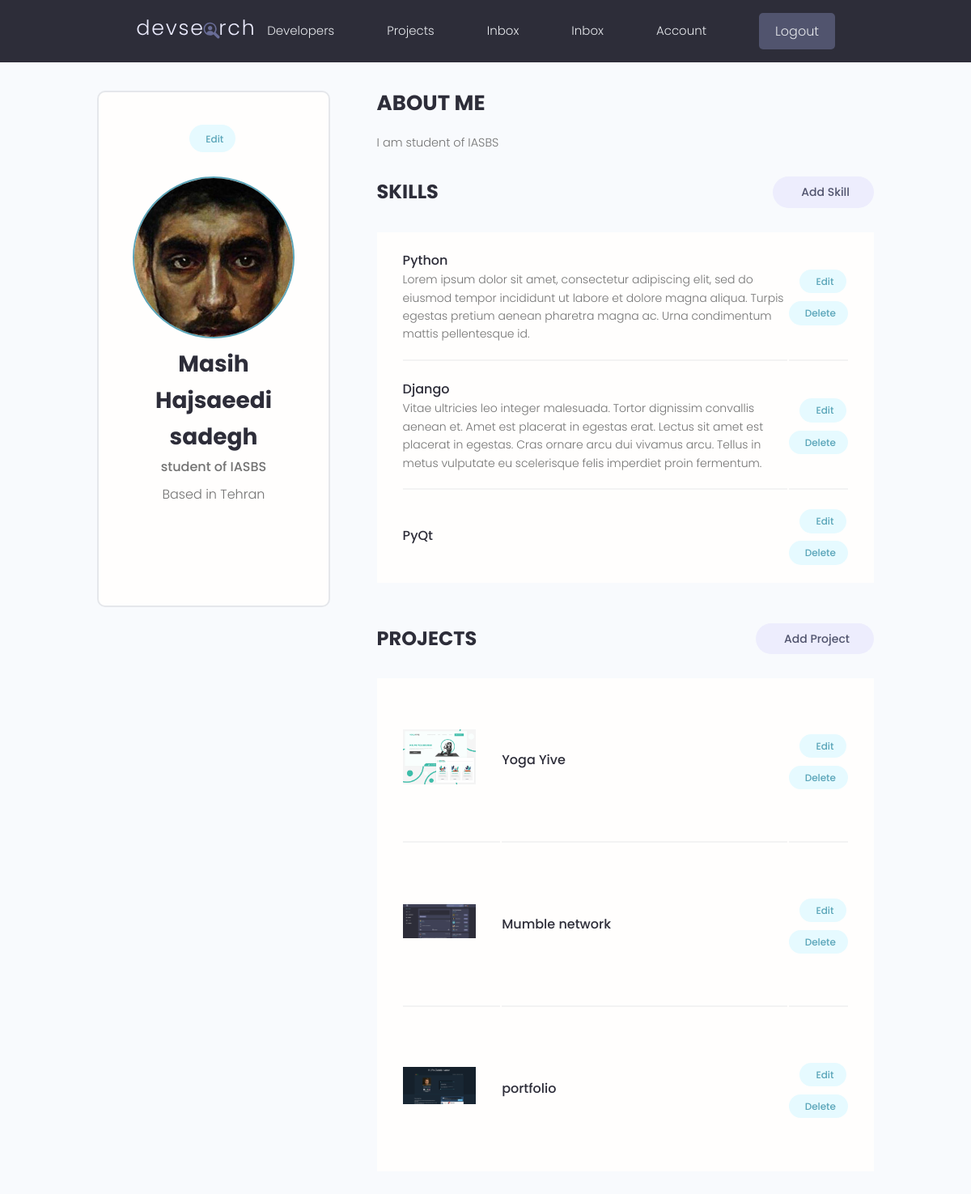
Page /account/ (signed in) on the earlier database version.
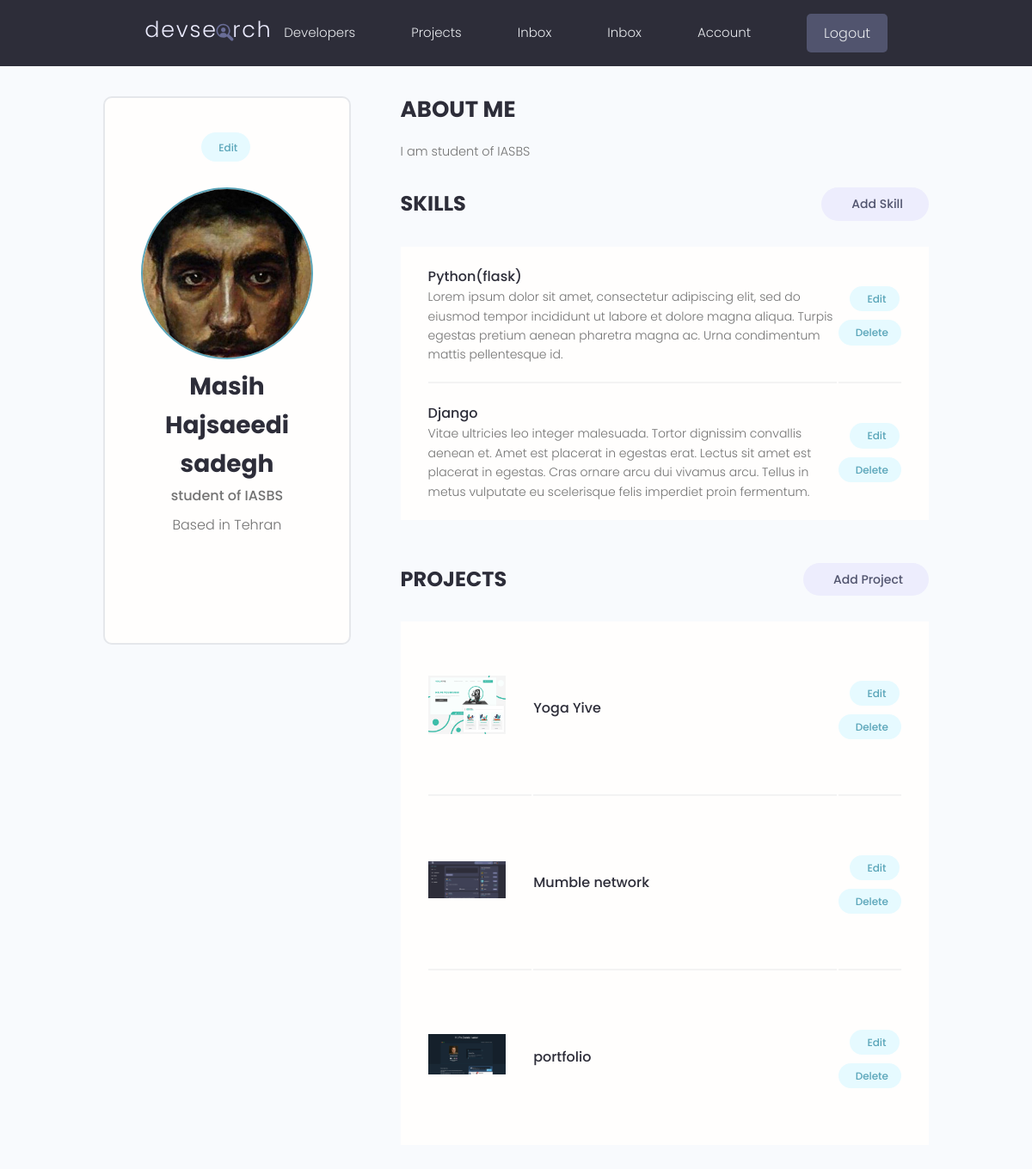
Same page on the later database version.
### users/models.py (models this page shows, shortened)
class Skill(models.Model):
    owner = models.ForeignKey(Profile, on_delete=models.CASCADE, null=True, blank=True)
    name = models.CharField(max_length=200, null=True, blank=True)
    description = models.TextField(null=True, blank=True)
    created = models.DateTimeField(auto_now_add=True)
    id = models.UUIDField(default=uuid.uuid4, unique=True, primary_key=True, editable=False)

### projects/models.py (models this page shows, shortened)
class Project(models.Model):
    owner = models.ForeignKey(Profile, null=True, blank=True, on_delete=models.SET_NULL)
    title = models.CharField(max_length=200)
    description = models.TextField(null=True, blank= True) # null is for database and blank is for django
    featured_image = models.ImageField(null=True, blank= True, default='default.jpg')
    demo_link = models.CharField(max_length=2000, null=True, blank=True)
    source_link = models.CharField(max_length=2000, null=True, blank=True)
    tags = models.ManyToManyField('Tag', blank=True)
    vote_total = models.IntegerField(default=0, null=True, blank=True)
    vote_ratio = models.IntegerField(default=0, null=True, blank=True)
    created = models.DateTimeField(auto_now_add=True)
    id = models.UUIDField(default=uuid.uuid4, unique=True, primary_key=True, editable=False)
    class Meta:
        ordering = ['-vote_ratio', '-vote_total', 'title']

### users/views.py (the view)
# urls.py: path('account/', views.user_account, name='account'),
@login_required(login_url='login')
def user_account(request):
    profile = request.user.profile
    skills = profile.skill_set.all()
    projects = profile.project_set.all()
    context = {'profile':profile, 'skills':skills, 'projects':projects}
    return render(request, 'users/account.html', context)

### users/templates/users/account.html (shortened to what this page needs)
 {% extends 'main.html' %}
 {% block content %}
  <main class="settingsPage profile my-md">
    <div class="container">
      <div class="layout">
        <div class="column column--1of3">
          <div class="card text-center">
            <div class="card__body dev">
              <a class="tag tag--pill tag--main settings__btn" href="{% url 'edit-account'%}"> Edit</a>
              <img class="avatar avatar--xl dev__avatar" src="{{profile.profile_image.url}}" />
              <h2 class="dev__name">{{profile.name}}</h2>
              <p class="dev__title">{{profile.short_intro}}</p>
              <p class="dev__location">Based in {{profile.location}}</p>
              <ul class="dev__social">
              </ul>
            </div>
          </div>
        </div>
        <div class="column column--2of3">
          <div class="devInfo">
            <h3 class="devInfo__title">About Me</h3>
            <p class="devInfo__about">{{profile.bio}}</p>
          </div>
          <div class="settings">
            <h3 class="settings__title">Skills</h3>
            <a class="tag tag--pill tag--sub settings__btn tag--lg" href="{% url 'create-skill'%}"> Add Skill</a>
          </div>
          <table class="settings__table">
            {% for skill in skills%}
            <tr>
              <td class="settings__tableInfo">
                <h4>{{skill.name}}</h4>
                <p>{{skill.description}}</p>
              </td>
              <td class="settings__tableActions">
                <a class="tag tag--pill tag--main settings__btn" href="{% url 'update-skill' skill.id %}"> Edit</a>
                <a class="tag tag--pill tag--main settings__btn" href="{% url 'delete-skill' skill.id %}?next=/account">
                  Delete</a>
              </td>
            </tr>
            {% endfor%}
          </table>
          <div class="settings">
            <h3 class="settings__title">Projects</h3>
            <a class="tag tag--pill tag--sub settings__btn tag--lg" href="{% url 'create-project' %}"> Add Project</a>
          </div>
          <table class="settings__table">
            {% for project in projects %}
            <tr>
              <td class="settings__thumbnail">
                <a href="{% url 'project' project.id %}"><img src="{{project.featured_image.url}}" alt="Project Thumbnail" /></a>
              </td>
              <td class="settings__tableInfo">
                <a href="{% url 'project' project.id %}">{{project.title}}</a>
              </td>
              <td class="settings__tableActions">
                <a class="tag tag--pill tag--main settings__btn" href="{% url 'update-project' project.id %}"> Edit</a>
                <a class="tag tag--pill tag--main settings__btn" href="{% url 'delete-project' project.id %}?next=/account">
                  Delete</a>
              </td>
            </tr>
            {% endfor %}
          </table>
        </div>
      </div>
    </div>
  </main>
  {% endblock content %}

Differences in the rows shown:
removed Skill: name "PyQt"
changed Skill: name "Python" → "Python(flask)"
